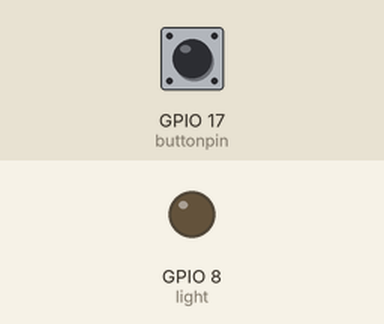
This program was run on a simulated Raspberry Pi (BCM pin numbers). Parts: output pins drawn as LEDs (lit = HIGH). Dashed ring = blinking. The test bench sets the inputs (shaded band); at power-on: GPIO 17 (buttonpin) HIGH.

Above: at 1.2 s.
1.3 s: GPIO 17 (buttonpin) pulled LOW for 3.2 s
At 2.1 s:
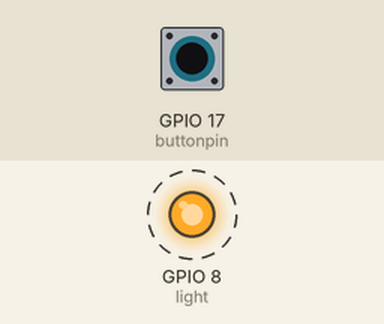
6.0 s: GPIO 17 (buttonpin) pulled LOW for 0.15 s
At 7.1 s:
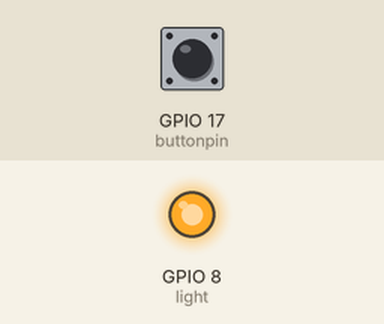
7.6 s: GPIO 17 (buttonpin) pulled LOW for 1 s
At 8.3 s:
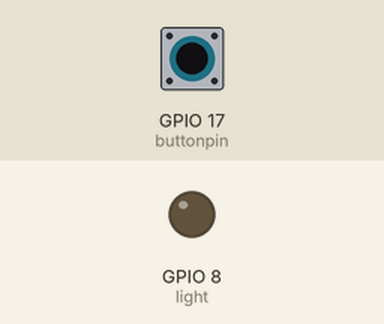
Timing chart, 0 to 10.6 s (numbered marks = the images above; inputs shaded):
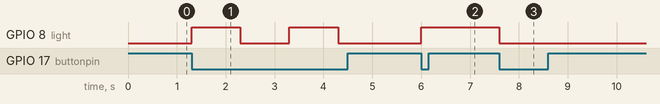

The program:

02_turn_off_on_LED.py
```python
#aim to control led using buttons
from time import sleep
from RPi import GPIO

GPIO.setmode(GPIO.BCM)
GPIO.setwarnings(False)

light=8
buttonpin=17

GPIO.setup(light,GPIO.OUT)
GPIO.setup(buttonpin,GPIO.IN,pull_up_down = GPIO.PUD_UP)
GPIO.output(light,False)

count=0
while True:
    state = GPIO.input(buttonpin)
    if(state==False): # false if when u press the button
        if(count%2==0):
            GPIO.output(light,GPIO.HIGH)
            sleep(1)
            count=0
        else:
            GPIO.output(light,GPIO.LOW)
            sleep(1)
        count+=1

'''

'''
```

Measured:
- after the input at 1.3 s, GPIO 8 (light): alternates HIGH for 1.0 s and LOW for 1.0 s, starting at once
- after the input at 6.0 s, GPIO 8 (light): LOW → HIGH at once
- after the input at 7.6 s, GPIO 8 (light): HIGH → LOW at once
